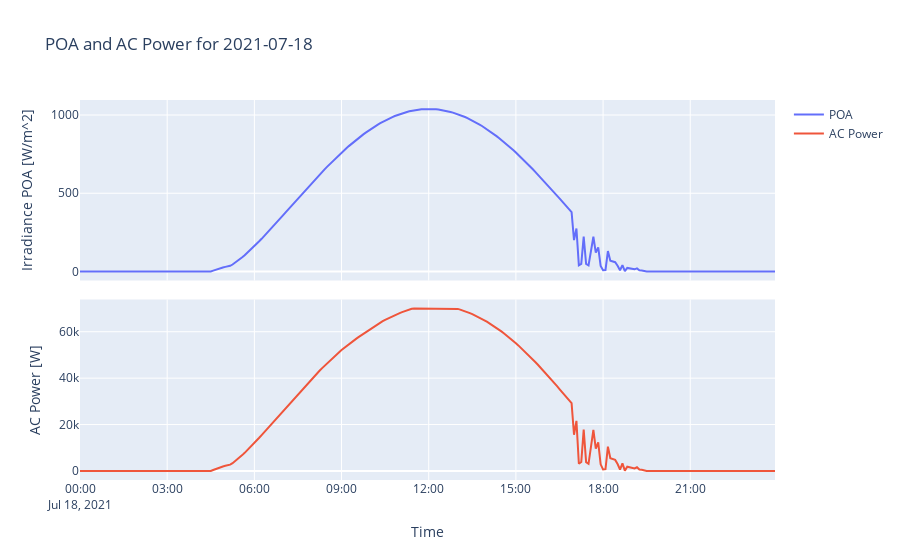

Write notebook code for a chart like this one.
### Markdown cell above
### Data visualization
***

Make sure that the data is well loaded and in sync

### Code cell
# Define the date for which you want to plot data
target_date = '2021-07-18'  # visualizing only one day

# Filter the DataFrame to include data for the target date
one_day_df = data_df[data_df.index.date == pd.to_datetime(target_date).date()]

# Create a figure with two subplots, sharing the x-axis
fig = make_subplots(rows=2, cols=1, shared_xaxes=True, vertical_spacing=0.05)

# Add the first scatter plot for 'poa' on the first subplot
fig.add_trace(go.Scatter(x=one_day_df.index, y=one_day_df['poa'], name='POA'), row=1, col=1)

# Add the second scatter plot for 'ac_power' on the second subplot
fig.add_trace(go.Scatter(x=one_day_df.index, y=one_day_df['ac_power'], name='AC Power'), row=2, col=1)

# Set the axis labels
fig.update_xaxes(title_text='Time', row=2, col=1)
fig.update_yaxes(title_text='Irradiance POA [W/m^2]', row=1, col=1)
fig.update_yaxes(title_text='AC Power [W]', row=2, col=1)

# Set the title for the whole figure
fig.update_layout(title_text=f'POA and AC Power for {target_date}')

fig.show()

### Figure 1 — Plotly figure (JSON) as saved in the notebook; plotly's stock layout.template omitted (floating-point values rounded to 4 significant figures; data arrays with more than 128 entries replaced by an {"elided": "..."} marker saying what was removed)
{"data": [{"name": "POA", "type": "scatter", "x": {"elided": "288 str values"}, "xaxis": "x", "y": {"elided": "288 float values"}, "yaxis": "y"}, {"name": "AC Power", "type": "scatter", "x": {"elided": "288 str values"}, "xaxis": "x2", "y": {"elided": "288 float values"}, "yaxis": "y2"}], "layout": {"title": {"text": "POA and AC Power for 2021-07-18"}, "xaxis": {"anchor": "y", "domain": [0, 1], "matches": "x2", "showticklabels": false}, "xaxis2": {"anchor": "y2", "domain": [0, 1], "title": {"text": "Time"}}, "yaxis": {"anchor": "x", "domain": [0.525, 1], "title": {"text": "Irradiance POA [W/m^2]"}}, "yaxis2": {"anchor": "x2", "domain": [0, 0.475], "title": {"text": "AC Power [W]"}}}}
